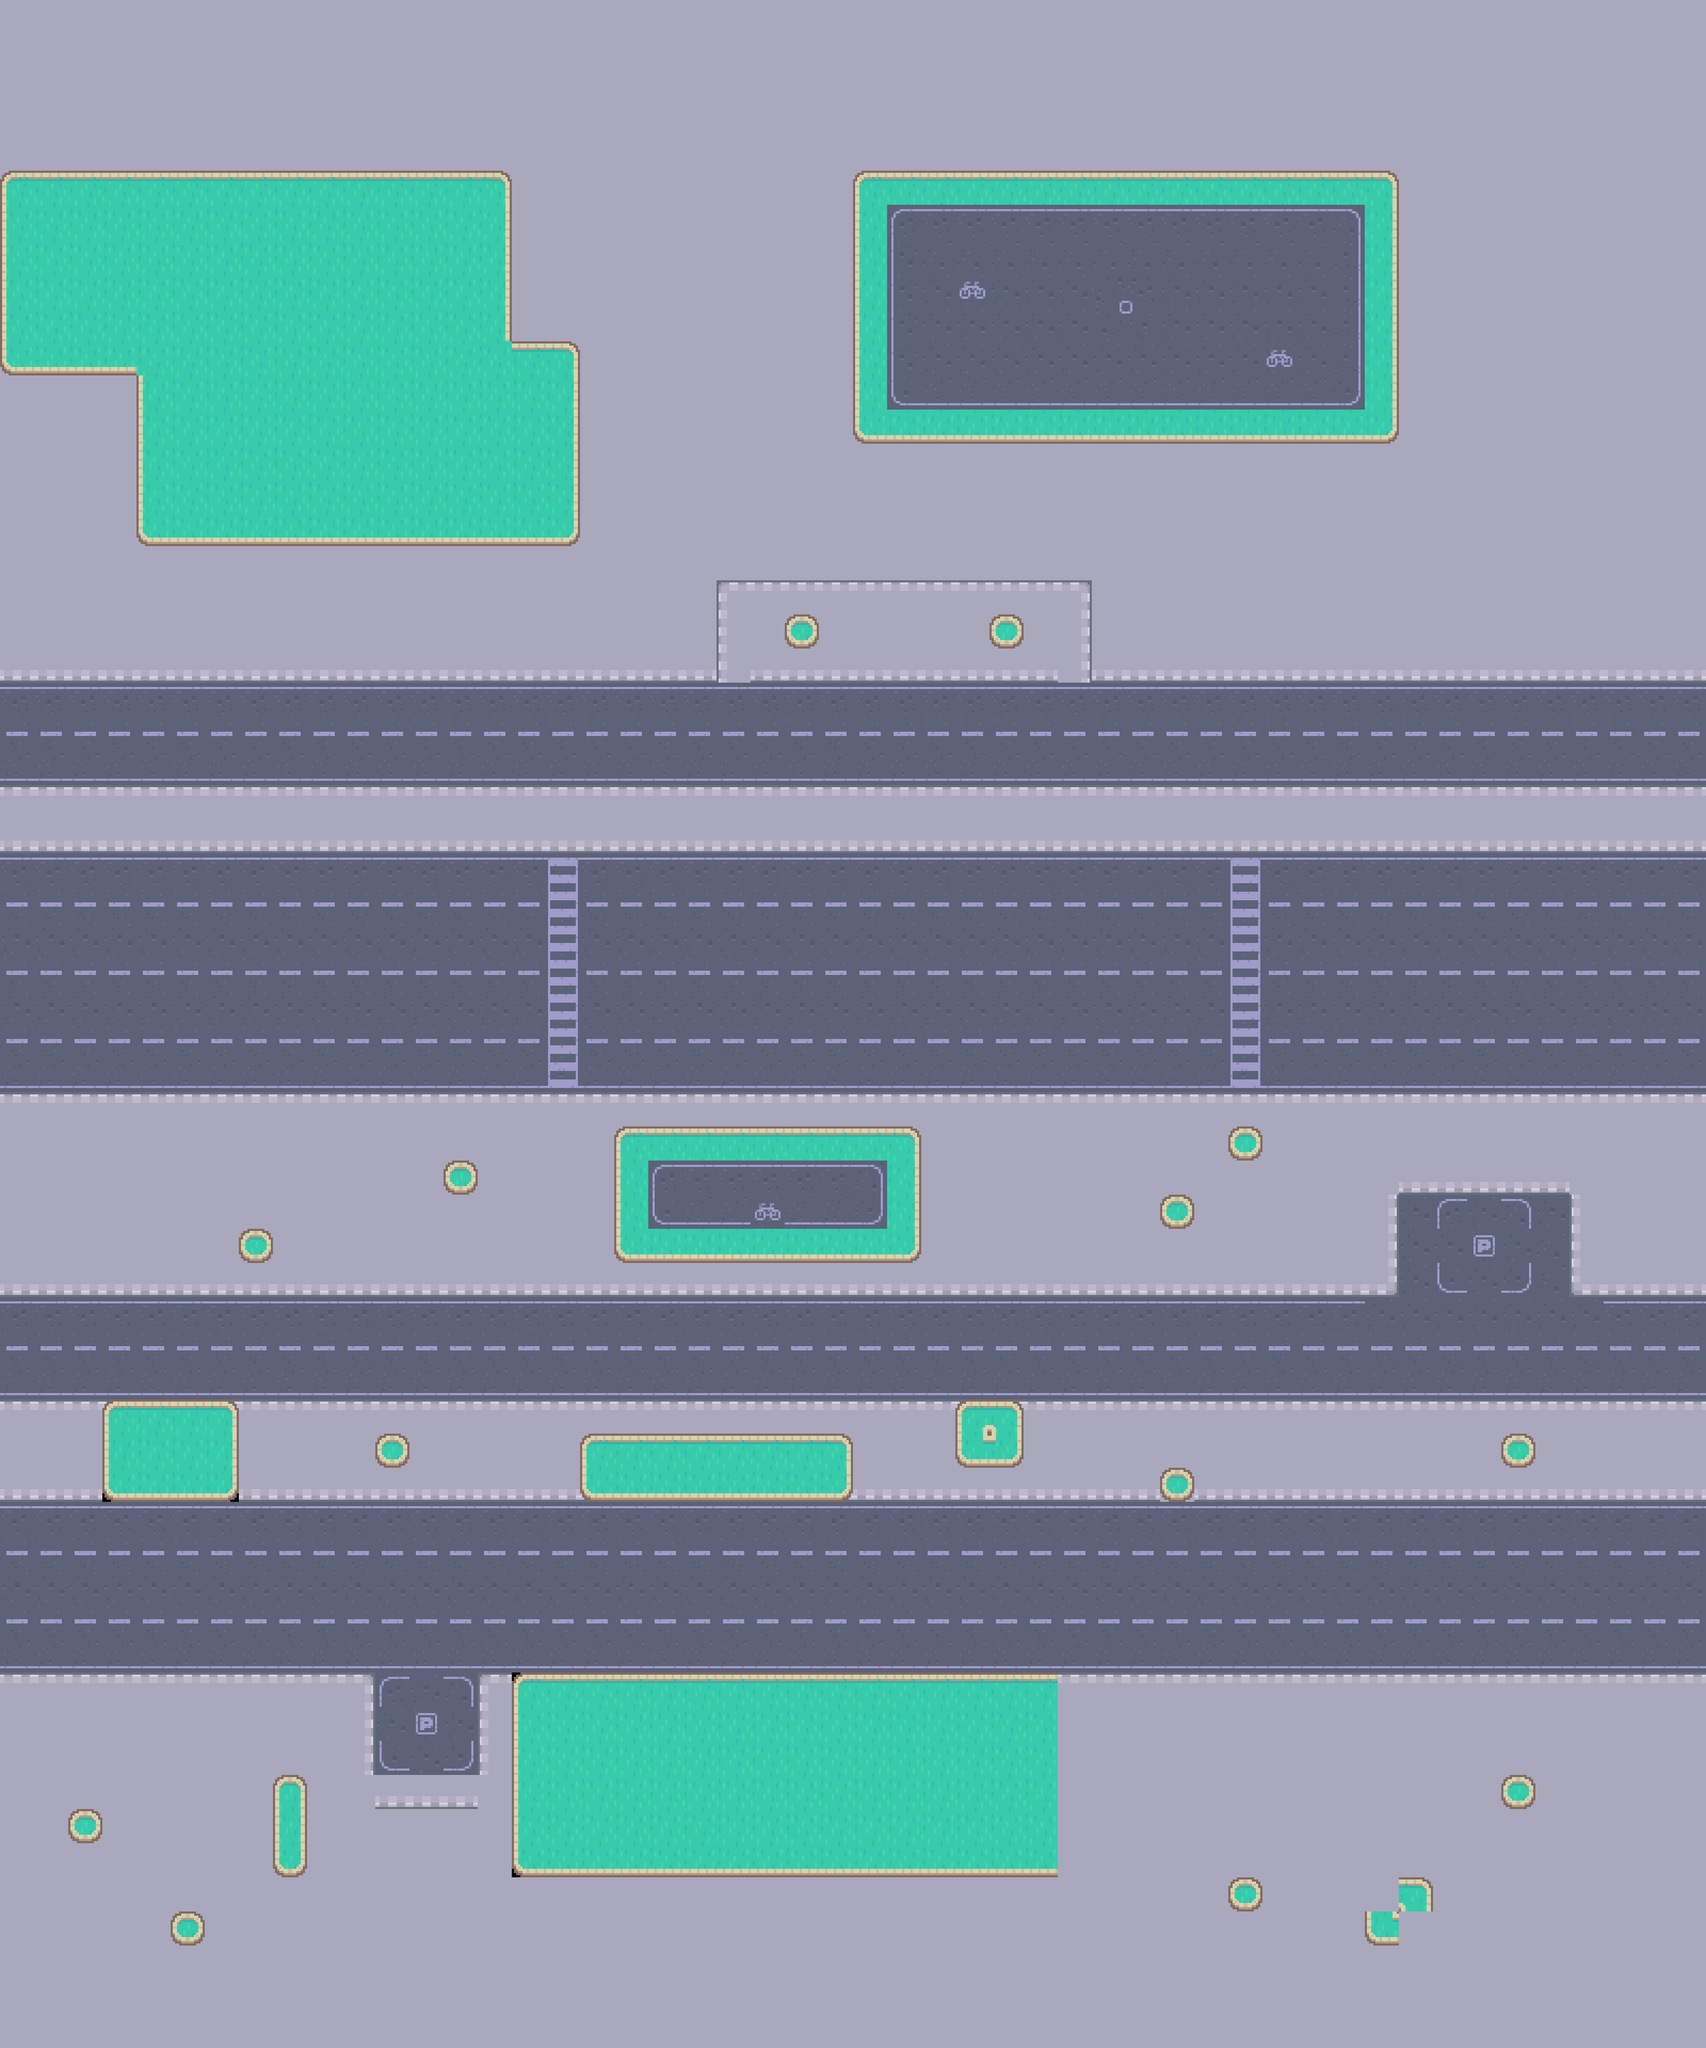

A 2D game scene composited from a Tiled map and its tileset images. What follows is a short description and the map's XML, with each tile layer's data collapsed to a summary:
An orthogonal 50x60 tile map with 64x64 px tiles, 2 tile layers (Chão, Decorações), 1 hidden layer not drawn.

<map version="1.9" tiledversion="1.9.0" orientation="orthogonal" renderorder="right-down" width="50" height="60" tilewidth="64" tileheight="64" infinite="0" nextlayerid="6" nextobjectid="1">
 <tileset firstgid="1" source="floor.tsx" />
 <layer id="1" name="Chão" width="50" height="60">
  <data>[3000 cells, 1188 non-empty, 26 distinct tile ids]</data>
 </layer>
 <layer id="3" name="Decorações" width="50" height="60">
  <data>[3000 cells, 2185 non-empty, 43 distinct tile ids]</data>
 </layer>
 <layer id="5" name="Posições_carross" width="50" height="60" visible="0">
  <data>[3000 cells, 11 non-empty, 2 distinct tile ids]</data>
 </layer>
</map>
